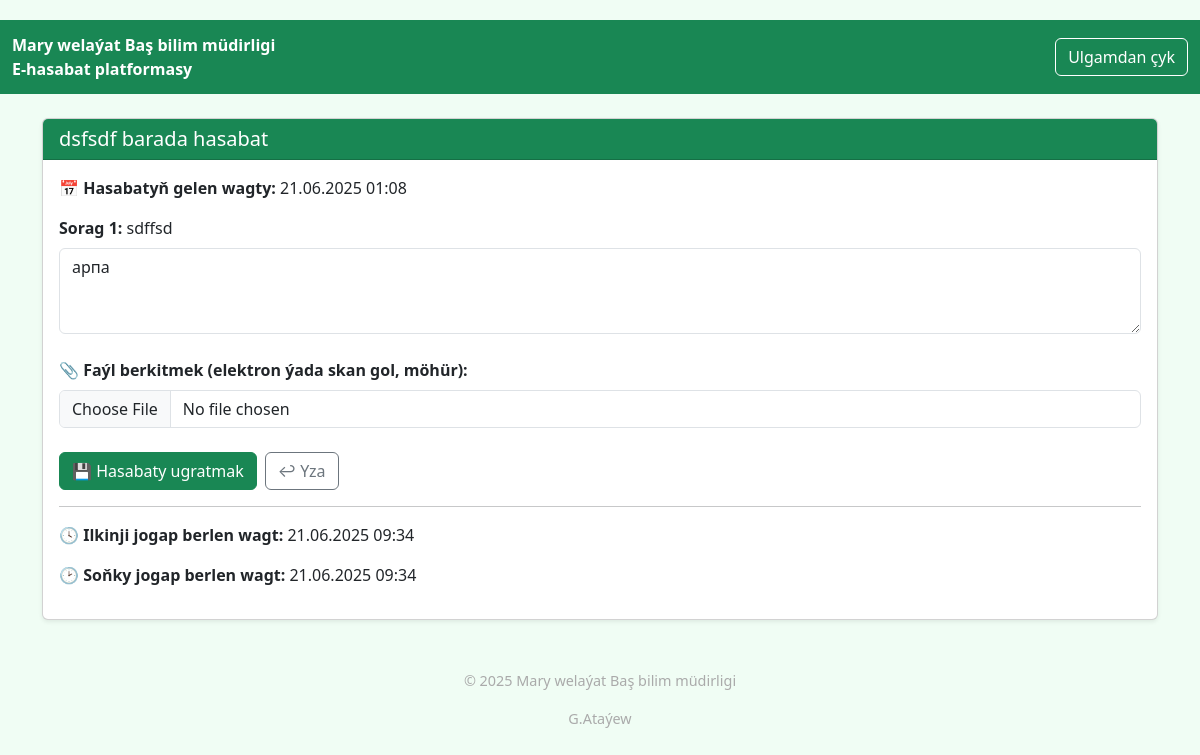
Page /teacher/forms/6 (signed in) on the committed database.
### app.py (models this page shows)
class ReportForm(db.Model):
    id = db.Column(db.Integer, primary_key=True)
    title = db.Column(db.String(200), nullable=False)
    created_at = db.Column(db.DateTime, default=datetime.utcnow)
    updated_at = db.Column(db.DateTime, default=datetime.utcnow, onupdate=datetime.utcnow)
    filename = db.Column(db.String(200))
    questions = db.relationship('ReportQuestion', backref='form', lazy=True)
    answers = db.relationship('ReportAnswer', backref='form', lazy=True)

class ReportQuestion(db.Model):
    id = db.Column(db.Integer, primary_key=True)
    form_id = db.Column(db.Integer, db.ForeignKey('report_form.id'), nullable=False)
    text = db.Column(db.String(500), nullable=False)
    created_at = db.Column(db.DateTime, default=datetime.utcnow)

class ReportAnswer(db.Model):
    id = db.Column(db.Integer, primary_key=True)
    user_id = db.Column(db.Integer, db.ForeignKey('user.id'), nullable=False)
    form_id = db.Column(db.Integer, db.ForeignKey('report_form.id'), nullable=False)
    answers_json = db.Column(db.Text, nullable=False)
    filename = db.Column(db.String(200))
    created_at = db.Column(db.DateTime, default=datetime.utcnow)
    updated_at = db.Column(db.DateTime, default=datetime.utcnow, onupdate=datetime.utcnow)
    note = db.Column(db.Text)  # Примечание администратора
    user = db.relationship('User', backref='answers')

### app.py (the view, shortened to what this page needs)
@app.route('/teacher/forms/<int:form_id>', methods=['GET', 'POST'])
@login_required('teacher')
def teacher_fill_form(form_id):
    form = ReportForm.query.get_or_404(form_id)
    user_id = session['user_id']
    user = User.query.get(user_id)
    answer = ReportAnswer.query.filter_by(form_id=form_id, user_id=user_id).first()
    existing_answers = json.loads(answer.answers_json) if answer else {}
    return render_template(
        'teacher_fill_form.html',
        form=form,
        existing_answers=existing_answers,
        answer=answer,
        questions=form.questions
    )

### app.py (called while the page is built)
@app.template_filter('localtime')
def localtime_filter(dt):
    if dt is None:
        return ''
    return (dt + timedelta(hours=5)).strftime('%d.%m.%Y %H:%M')

def login_required(role=None):
    def wrapper(f):
        @wraps(f)
        def decorated_function(*args, **kwargs):
            if 'user_id' not in session or (role and session.get('role') != role):
                return redirect(url_for('login'))
            return f(*args, **kwargs)
        return decorated_function
    return wrapper

@app.before_request
def log_request_info():
    app.logger.debug(f"Request: {request.method} {request.url}")
    app.logger.debug(f"Headers: {request.headers}")
    app.logger.debug(f"Body: {request.get_data()}")

### templates/teacher_fill_form.html (shortened to what this page needs)
{% extends "base.html" %}
{% block content %}
<div class="card shadow-sm">
  <div class="card-header bg-success text-white">
    <h5 class="mb-0"> {{ form.title }} barada hasabat</h5>
  </div>
  <div class="card-body">
    <p><strong>📅 Hasabatyň gelen wagty:</strong> {{ form.created_at | localtime }}</p>
    <form method="post" enctype="multipart/form-data">
      {% for question in questions %}
        <div class="mb-4">
          <label class="form-label"><strong>Sorag {{ loop.index }}:</strong> {{ question.text }}</label>
          <textarea class="form-control" name="question_{{ question.id }}" rows="3">{{ existing_answers[question.id|string] if existing_answers else '' }}</textarea>
        </div>
      {% endfor %}
      <div class="mb-4">
        <label class="form-label"><strong>📎 Faýl berkitmek (elektron ýada skan gol, möhür):</strong></label>
        <input class="form-control" type="file" name="file">
      </div>
      <div class="d-flex gap-2">
        <button type="submit" class="btn btn-success">💾 Hasabaty ugratmak</button>
        <a href="{{ url_for('teacher_dashboard') }}" class="btn btn-outline-secondary">↩ Yza</a>
      </div>
    </form>
    {% if answer %}
    <hr>
    <p><strong>🕓 Ilkinji jogap berlen wagt:</strong> {{ answer.created_at | localtime }}</p>
    <p><strong>🕑 Soňky jogap berlen wagt:</strong> {{ answer.updated_at | localtime }}</p>
    {% else %}
    <div class="mt-4 text-muted">
      <em>Siz hasabata heniz jogap bermediňiz.</em>
    </div>
    {% endif %}
  </div>
</div>
{% endblock %}

### templates/base.html (style rules this page uses)
body { background-color: #f0fdf4; padding-top: 20px; }

### rows in the picture
ReportForm: title "dsfsdf", created_at "21.06.2025 01:08"
ReportQuestion: text "sdffsd", id "арпа"
ReportAnswer: created_at "21.06.2025 09:34", updated_at "21.06.2025 09:34"
